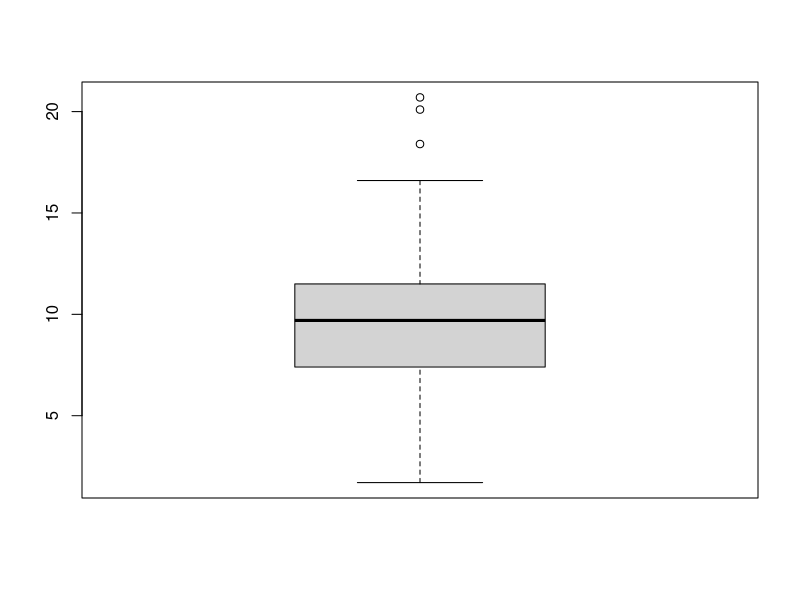
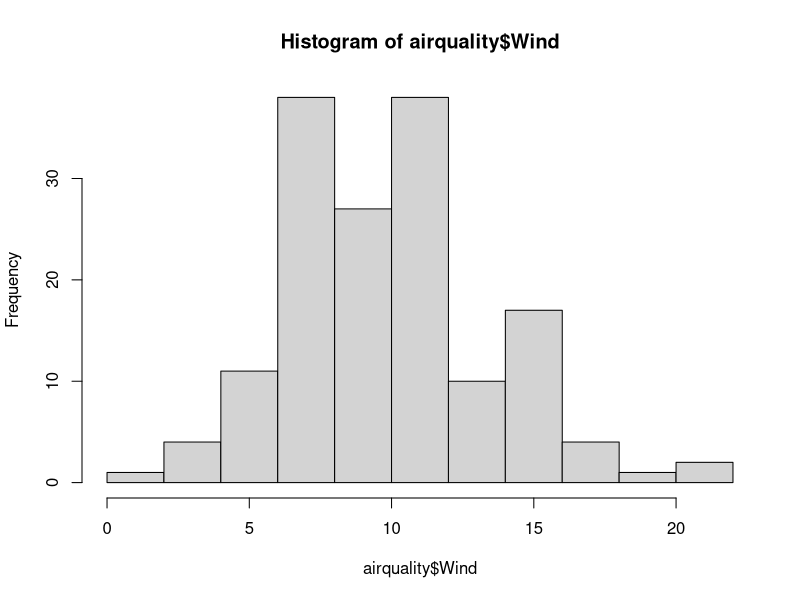
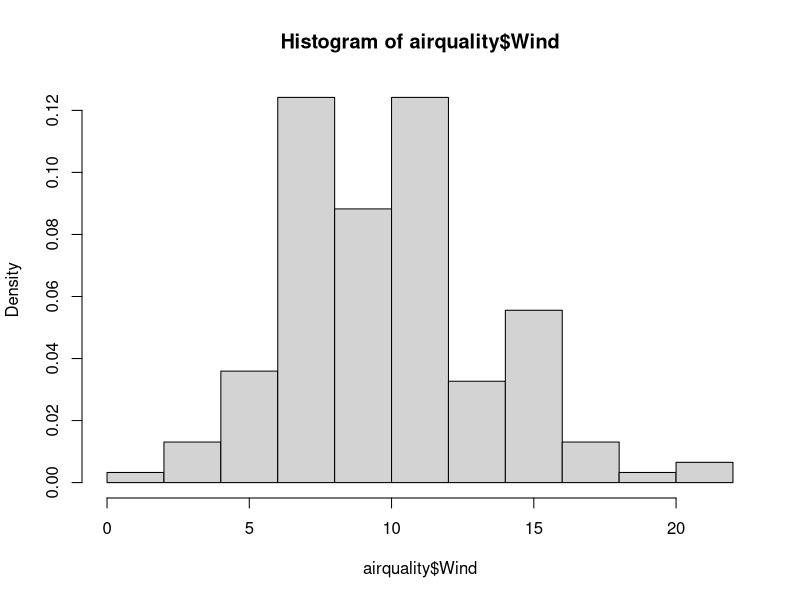
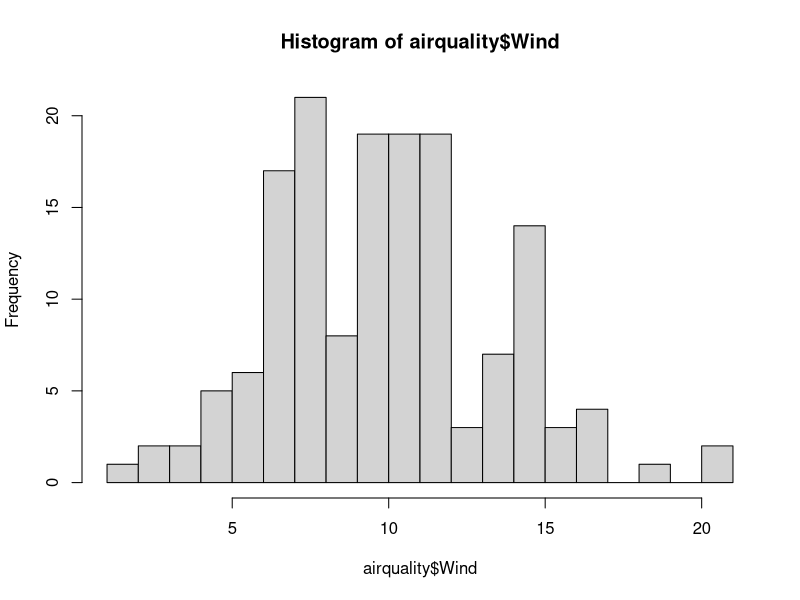
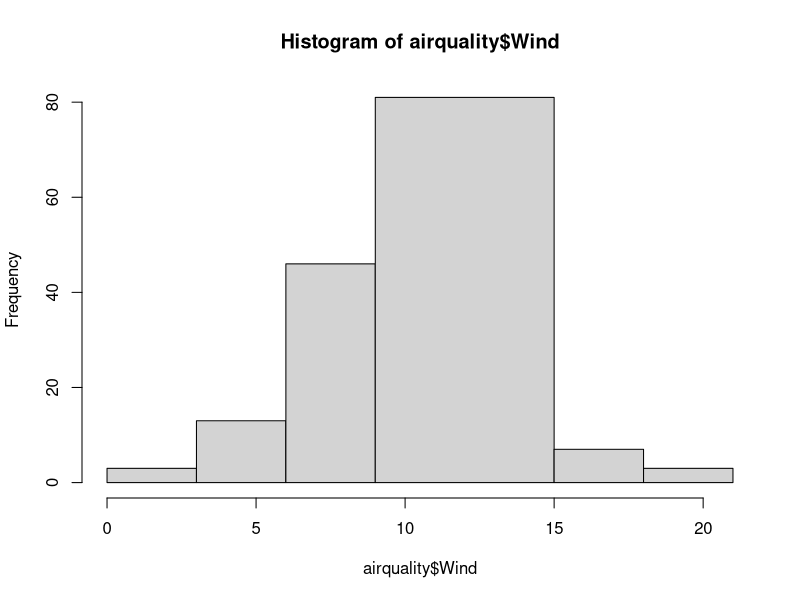
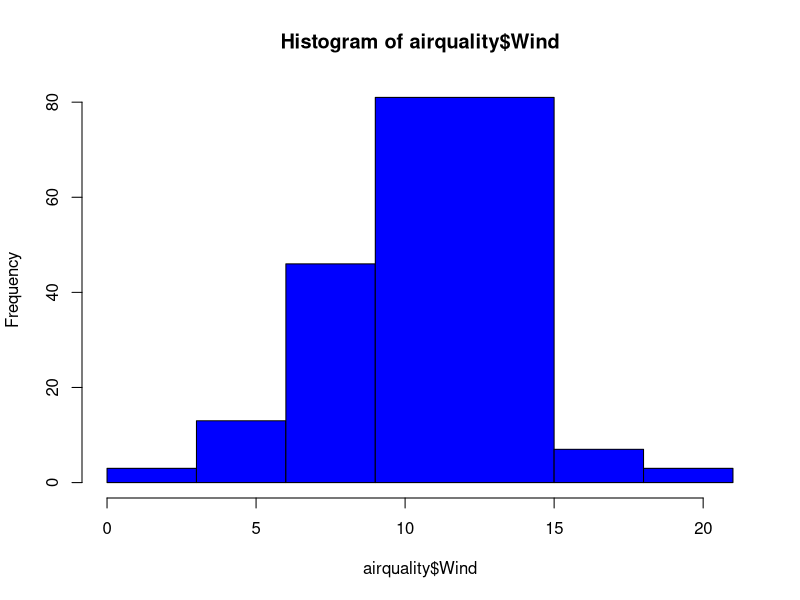
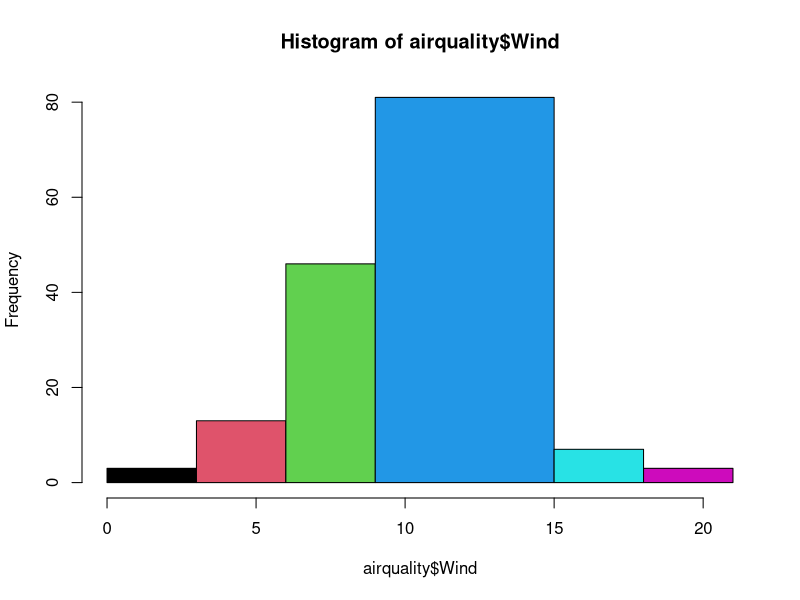
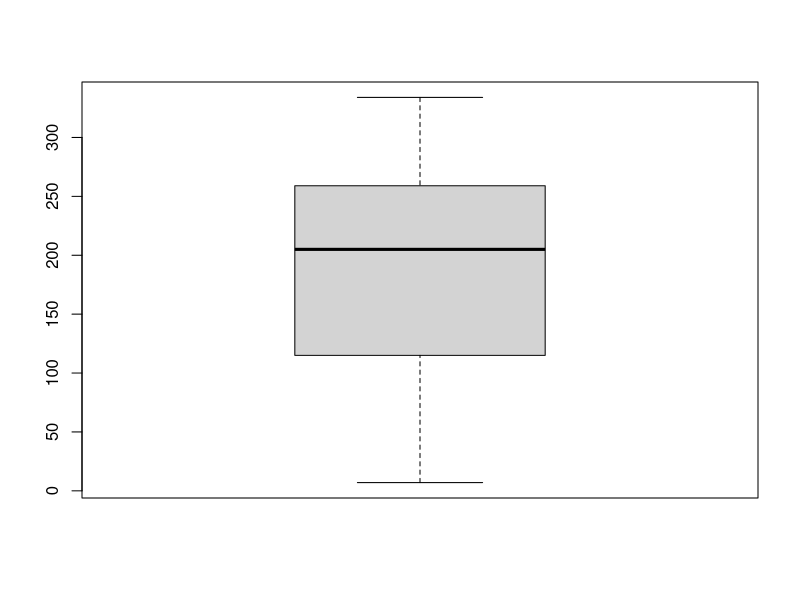

Source code (R) for these figures, in order:
# Macie Rose Wheeler
# Worksheet 2

### Question 1

# Run the summary function for airquality. For each variable, describe its
# type and scale. Based on these statistics, describe the shape of each of the
# quantitative variables.

summary(airquality)

# Ozone, Solar.R, Wind, and Temp are qualitative variables. Month and Day are
# quantitative variables on a ordinal scale.
# The month and the Day are relatively symmetric.
# Ozone looks skewed right. Solar.R looks skewed left. Wind and Temp look
# relatively symmetric.

### Question 2

# Make a graph of Wind. Is its shape consistent with what you said in #1?

boxplot(airquality$Wind)

hist(airquality$Wind)
hist(airquality$Wind, probability = TRUE)
hist(airquality$Wind, breaks = 20)
hist(airquality$Wind, breaks = c(0, 3, 6, 9, 15, 18, 21), freq = TRUE)
hist(airquality$Wind, breaks = c(0, 3, 6, 9, 15, 18, 21), col = 'blue', freq = TRUE)
hist(airquality$Wind, breaks = c(0, 3, 6, 9, 15, 18, 21), col = 1:7, freq = TRUE)

### Question 3

# Make a graph of Solar.R. Is its shape consistent with what you said in #1?

boxplot(airquality$Solar.R)
hist(airquality$Solar.R)

### Question 4

# Find the mean Temp and the standard deviation of Temp for each Month in
# airquality. You can do these tediously, or you can check out the aggregate
# function.

means = aggregate(airquality$Temp, by = list(airquality$Month), FUN = mean)
sds = aggregate(airquality$Temp, by = list(airquality$Month), FUN = sd)

### Question 5

# Make boxplots of Temp across each Month. Make them colorful. If someone asked
# you what typical temperatures were in these months, would you tell them about
# the means or about the medians? Why?

boxplot(airquality$Temp ~ airquality$Month, col = 'yellow')
means$x
points(y = means$x, x = 1:5, pch = 16, cex = 2)

# I would tell them about the means because they seem more accurate with the
# actual data given the boxplots.

### Question 6

# Are there any outliers in the Ozone vector? If so, identify the day(s) with
# the outlier(s).

boxplot(airquality$Ozone)
quantile(airquality$Ozone, .25, na.rm = TRUE) - 1.5 * IQR(airquality$Ozone, na.rm = TRUE)
quantile(airquality$Ozone, .75, na.rm = TRUE) + 1.5 * IQR(airquality$Ozone, na.rm = TRUE)
abline(h = 131.125)
sort(airquality$Ozone)

# There are outliers above the value 131.125, which would be the values 135 and
# 168 in Ozone.

# Ozone%in%OzoneOutliers : allows you to look for both values in OzoneOutliers
# throughout the data

### Question 7

# Plot Ozone versus Solar.R. Does it appear that the two are related? How so?

plot(airquality$Ozone ~ airquality$Solar.R)

### Question 8

# Make a barplot of Month. What does this tell you (It should be nothing
# shocking)? If you are disappointed in how boring this last question was,
# then try playing around with the axis labels of the graph to make
# them a bit more descriptive.

barplot(table(airquality$Month), ylab = 'Number of Days', names.arg = month.name[5:9])
